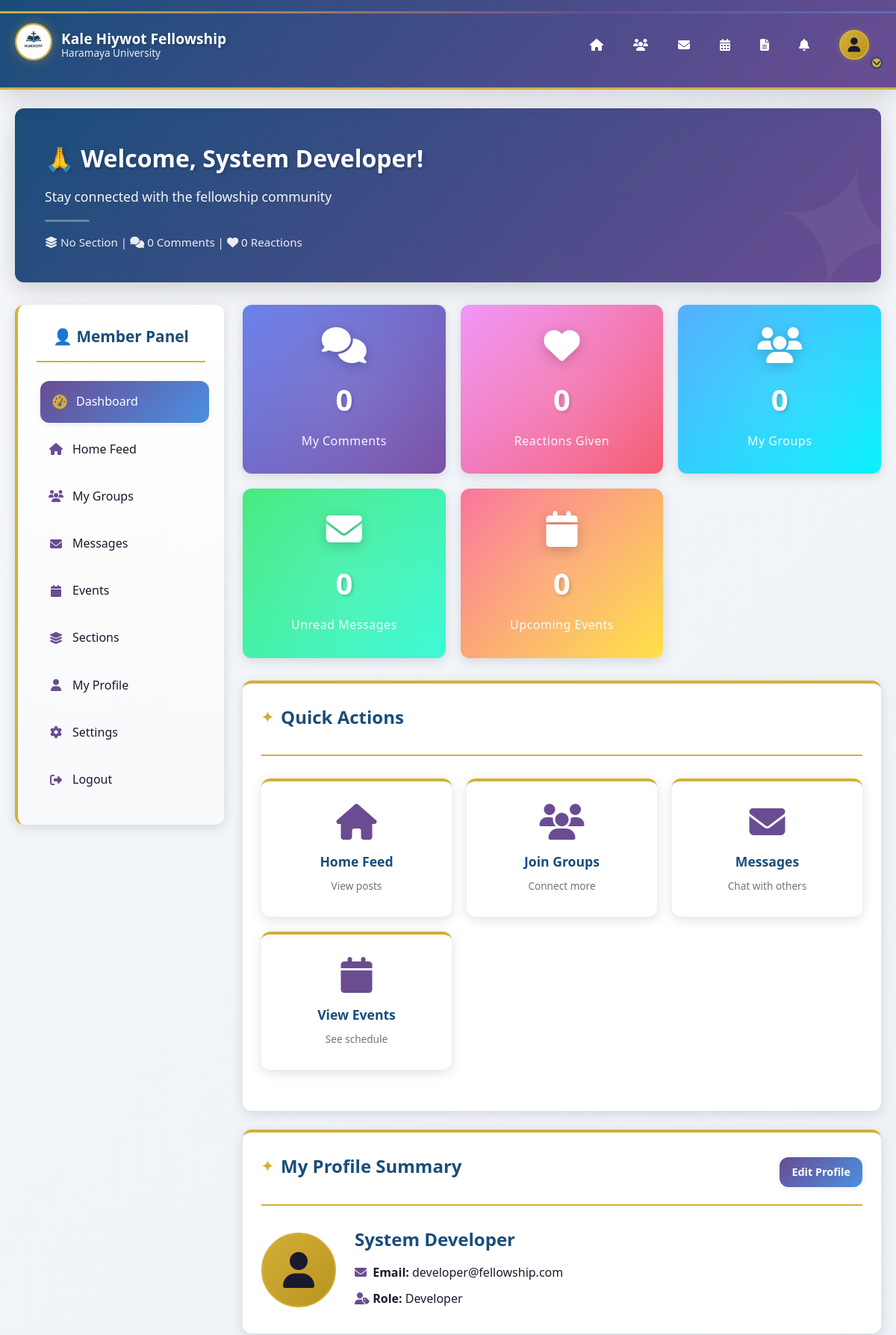
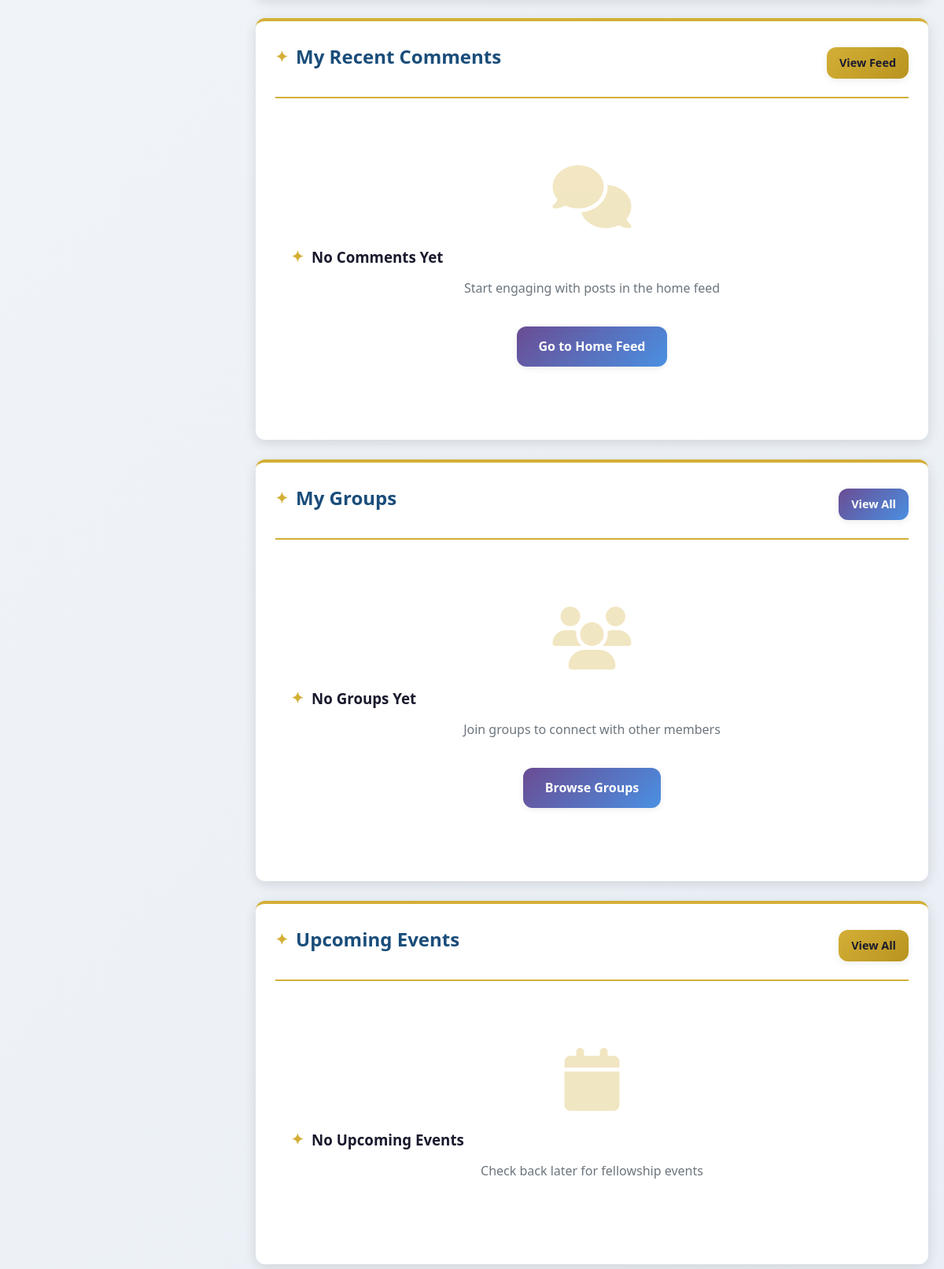
/members/dashboard.php (signed in, upper part), run on the app's committed database (2 pictures, top to bottom).
### tables this page shows
CREATE TABLE users (
    user_id INT PRIMARY KEY AUTO_INCREMENT,
    username VARCHAR(50) UNIQUE NOT NULL,
    email VARCHAR(100) UNIQUE NOT NULL,
    password VARCHAR(255) NOT NULL,
    full_name VARCHAR(100) NOT NULL,
    profile_picture VARCHAR(255) DEFAULT 'default.jpg',
    phone VARCHAR(20),
    role ENUM('developer', 'coordinator', 'fellowship_leader', 'section_leader', 'family_leader', 'member') DEFAULT 'member',
    status ENUM('pending', 'approved', 'suspended') DEFAULT 'pending',
    
     
    student_id VARCHAR(50),
    department VARCHAR(100),
    year_joined INT,
    current_year INT,
    hometown VARCHAR(100),
    
     
    section_id INT,
    family_id INT,
    join_date DATE,
    is_online BOOLEAN DEFAULT FALSE,
    last_seen DATETIME,
    
    created_at TIMESTAMP DEFAULT CURRENT_TIMESTAMP,
    updated_at TIMESTAMP DEFAULT CURRENT_TIMESTAMP ON UPDATE CURRENT_TIMESTAMP,
    
    INDEX idx_role (role),
    INDEX idx_section (section_id),
    INDEX idx_status (status)
);

### includes/functions.php (called while the page is built, shortened)
<?php
function getUnreadCount($conn, $userId) {
    $stmt = $conn->prepare("SELECT COUNT(*) as count FROM private_messages WHERE receiver_id = ? AND is_read = FALSE");
    $stmt->bind_param("i", $userId);
    $stmt->execute();
    $result = $stmt->get_result()->fetch_assoc();
    return $result['count'];
}
?>

### members/dashboard.php (the view, shortened to what this page needs)
<?php
include '../includes/header.php';
$my_comments = $conn->query("SELECT COUNT(*) as count FROM comments WHERE user_id = {$_SESSION['user_id']}")->fetch_assoc()['count'];
$my_groups = $conn->query("SELECT COUNT(*) as count FROM group_members WHERE user_id = {$_SESSION['user_id']}")->fetch_assoc()['count'];
$my_reactions = $conn->query("SELECT COUNT(*) as count FROM post_reactions WHERE user_id = {$_SESSION['user_id']}")->fetch_assoc()['count'];
$unread_messages = getUnreadCount($conn, $_SESSION['user_id']);
$upcoming_events_count = $conn->query("SELECT COUNT(*) as count FROM events WHERE event_date >= NOW()")->fetch_assoc()['count'];
$recent_comments = $conn->query("SELECT c.*, p.content as post_content, p.post_id, u.full_name as post_author
                                 FROM comments c
                                 JOIN posts p ON c.post_id = p.post_id
                                 JOIN users u ON p.user_id = u.user_id
                                 WHERE c.user_id = {$_SESSION['user_id']}
                                 ORDER BY c.created_at DESC LIMIT 5");
$my_groups_list = $conn->query("SELECT g.*,
                                (SELECT COUNT(*) FROM group_members WHERE group_id = g.group_id) as member_count
                                FROM groups g
                                JOIN group_members gm ON g.group_id = gm.group_id
                                WHERE gm.user_id = {$_SESSION['user_id']}
                                ORDER BY g.created_at DESC LIMIT 6");
$upcoming_events = $conn->query("SELECT * FROM events WHERE event_date >= NOW() ORDER BY event_date LIMIT 5");
$user_info = $conn->query("SELECT u.*, s.section_name FROM users u
                           LEFT JOIN sections s ON u.section_id = s.section_id
                           WHERE u.user_id = {$_SESSION['user_id']}")->fetch_assoc();
?>
<main style="padding: 25px 0;">
    <div class="container">
        <div class="dashboard-welcome">
            <h2>🙏 Welcome, <?php echo $_SESSION['full_name']; ?>!</h2>
            <p>Stay connected with the fellowship community</p>
            <div class="spiritual-divider" style="background: rgba(255,255,255,0.3); margin: 15px 0;"></div>
            <p style="font-size: 0.95rem; opacity: 0.9;">
                <i class="fas fa-layer-group"></i> <?php echo $user_info['section_name'] ?? 'No Section'; ?> |
                <i class="fas fa-comments"></i> <?php echo $my_comments; ?> Comments |
                <i class="fas fa-heart"></i> <?php echo $my_reactions; ?> Reactions
            </p>
        </div>
        <div class="dashboard">
            <aside class="sidebar">
                <h3>👤 Member Panel</h3>
                <ul class="sidebar-menu">
                    <li><a href="dashboard.php" class="active"><i class="fas fa-tachometer-alt"></i> Dashboard</a></li>
                    <li><a href="../home.php"><i class="fas fa-home"></i> Home Feed</a></li>
                    <li><a href="../groups.php"><i class="fas fa-users"></i> My Groups</a></li>
                    <li><a href="../messages.php"><i class="fas fa-envelope"></i> Messages
                    </a></li>
                    <li><a href="../events.php"><i class="fas fa-calendar"></i> Events</a></li>
                    <li><a href="../sections.php"><i class="fas fa-layer-group"></i> Sections</a></li>
                    <li><a href="../profile.php"><i class="fas fa-user"></i> My Profile</a></li>
                    <li><a href="../settings.php"><i class="fas fa-cog"></i> Settings</a></li>
                    <li><a href="../logout.php"><i class="fas fa-sign-out-alt"></i> Logout</a></li>
                </ul>
            </aside>
            <div class="main-content">
                <div style="display: grid; grid-template-columns: repeat(auto-fit, minmax(200px, 1fr)); gap: 20px; margin-bottom: 30px;">
                    <div class="stat-card" style="background: linear-gradient(135deg, #667eea 0%, #764ba2 100%);">
                        <i class="fas fa-comments"></i>
                        <h3><?php echo $my_comments; ?></h3>
                        <p>My Comments</p>
                    </div>
                    <div class="stat-card" style="background: linear-gradient(135deg, #f093fb 0%, #f5576c 100%);">
                        <i class="fas fa-heart"></i>
                        <h3><?php echo $my_reactions; ?></h3>
                        <p>Reactions Given</p>
                    </div>
                    <div class="stat-card" style="background: linear-gradient(135deg, #4facfe 0%, #00f2fe 100%);">
                        <i class="fas fa-users"></i>
                        <h3><?php echo $my_groups; ?></h3>
                        <p>My Groups</p>
                    </div>
                    <div class="stat-card" style="background: linear-gradient(135deg, #43e97b 0%, #38f9d7 100%);">
                        <i class="fas fa-envelope"></i>
                        <h3><?php echo $unread_messages; ?></h3>
                        <p>Unread Messages</p>
                    </div>
                    <div class="stat-card" style="background: linear-gradient(135deg, #fa709a 0%, #fee140 100%);">
                        <i class="fas fa-calendar"></i>
                        <h3><?php echo $upcoming_events_count; ?></h3>
                        <p>Upcoming Events</p>
                    </div>
                </div>
                <div class="card">
                    <div class="section-header">
                        <h3>Quick Actions</h3>
                    </div>
                    <div class="quick-actions">
                        <a href="../home.php" class="quick-action-btn">
                            <i class="fas fa-home"></i>
                            <h4>Home Feed</h4>
                            <p style="font-size: 0.85rem; color: var(--gray); margin-top: 5px;">View posts</p>
                        </a>
                        <a href="../groups.php" class="quick-action-btn">
                            <i class="fas fa-users"></i>
                            <h4>Join Groups</h4>
                            <p style="font-size: 0.85rem; color: var(--gray); margin-top: 5px;">Connect more</p>
                        </a>
                        <a href="../messages.php" class="quick-action-btn">
                            <i class="fas fa-envelope"></i>
                            <h4>Messages</h4>
                            <p style="font-size: 0.85rem; color: var(--gray); margin-top: 5px;">Chat with others</p>
                        </a>
                        <a href="../events.php" class="quick-action-btn">
                            <i class="fas fa-calendar"></i>
                            <h4>View Events</h4>
                            <p style="font-size: 0.85rem; color: var(--gray); margin-top: 5px;">See schedule</p>
                        </a>
                    </div>
                </div>
                <div class="card">
                    <div class="section-header">
                        <h3>My Profile Summary</h3>
                        <a href="../profile.php" class="btn btn-primary" style="padding: 8px 16px; font-size: 0.9rem;">Edit Profile</a>
                    </div>
                    <div style="display: grid; grid-template-columns: auto 1fr; gap: 25px; align-items: center;">
                        <?php if (!empty($user_info['profile_picture']) && $user_info['profile_picture'] !== 'default.jpg' && file_exists("../uploads/profiles/{$user_info['profile_picture']}")): ?>
                        <img src="../uploads/profiles/<?php echo $user_info['profile_picture']; ?>" alt="Profile" style="width: 100px; height: 100px; border-radius: 50%; object-fit: cover; border: 3px solid var(--spiritual-gold); box-shadow: var(--shadow-md);">
                        <?php else: ?>
                        <div class="profile-pic-default-large" style="width: 100px; height: 100px;">
                            <i class="fas fa-user" style="font-size: 3rem;"></i>
                        </div>
                        <?php endif; ?>
                        <div>
                            <h4 style="font-size: 1.5rem; color: var(--primary-color); margin-bottom: 10px;"><?php echo $user_info['full_name']; ?></h4>
                            <p style="margin-bottom: 8px;"><i class="fas fa-envelope" style="color: var(--spiritual-purple); width: 20px;"></i> <strong>Email:</strong> <?php echo $user_info['email']; ?></p>
                            <p style="margin-bottom: 8px;"><i class="fas fa-user-tag" style="color: var(--spiritual-purple); width: 20px;"></i> <strong>Role:</strong> <?php echo ucfirst(str_replace('_', ' ', $user_info['role'])); ?></p>
                        </div>
                    </div>
                </div>
                <div class="card">
                    <div class="section-header">
                        <h3>My Recent Comments</h3>
                        <a href="../home.php" class="btn btn-gold" style="padding: 8px 16px; font-size: 0.9rem;">View Feed</a>
                    </div>
                    <?php if ($recent_comments->num_rows > 0): ?>
                    <div style="display: grid; gap: 15px;">
                        <?php while ($comment = $recent_comments->fetch_assoc()): ?>
                        <div style="padding: 15px; background: #f8f9fa; border-radius: var(--border-radius); border-left: 4px solid var(--spiritual-blue);">
                            <div style="margin-bottom: 10px;">
                                <span style="font-size: 0.85rem; color: var(--gray);">
                                    Commented on <strong style="color: var(--primary-color);"><?php echo $comment['post_author']; ?>'s</strong> post
                                </span>
                                <span style="float: right; font-size: 0.85rem; color: var(--gray);"><?php echo timeAgo($comment['created_at']); ?></span>
                            </div>
                            <p style="color: var(--dark-color); margin-bottom: 8px; font-style: italic;">"<?php echo substr($comment['comment_text'], 0, 100) . (strlen($comment['comment_text']) > 100 ? '...' : ''); ?>"</p>
                            <p style="font-size: 0.85rem; color: var(--gray); padding: 10px; background: white; border-radius: 6px;">
                                <strong>Post:</strong> <?php echo substr($comment['post_content'], 0, 80) . '...'; ?>
                            </p>
                        </div>
                        <?php endwhile; ?>
                    </div>
                    <?php else: ?>
                    <div class="empty-state">
                        <i class="fas fa-comments"></i>
                        <h3>No Comments Yet</h3>
                        <p>Start engaging with posts in the home feed</p>
                        <a href="../home.php" class="btn btn-primary" style="margin-top: 15px;">Go to Home Feed</a>
                    </div>
                    <?php endif; ?>
                </div>
                <div class="card">
                    <div class="section-header">
                        <h3>My Groups</h3>
                        <a href="../groups.php" class="btn btn-primary" style="padding: 8px 16px; font-size: 0.9rem;">View All</a>
                    </div>
                    <?php if ($my_groups_list->num_rows > 0): ?>
                    <div style="display: grid; grid-template-columns: repeat(auto-fit, minmax(250px, 1fr)); gap: 15px;">
                        <?php while ($group = $my_groups_list->fetch_assoc()): ?>
                        <div style="padding: 20px; background: linear-gradient(135deg, #f8f9fa, #e9ecef); border-radius: var(--border-radius); border-top: 3px solid var(--spiritual-gold);">
                            <h4 style="color: var(--primary-color); margin-bottom: 8px;"><?php echo $group['group_name']; ?></h4>
                            <p style="font-size: 0.85rem; color: var(--gray); margin-bottom: 10px;"><?php echo substr($group['description'], 0, 80) . '...'; ?></p>
                            <div style="display: flex; justify-content: space-between; align-items: center;">
                                <span style="font-size: 0.85rem; color: var(--gray);">
                                    <i class="fas fa-users"></i> <?php echo $group['member_count']; ?> members
                                </span>
                                <span class="status-badge" style="font-size: 0.75rem;">
                                    <?php echo ucfirst($group['group_type']); ?>
                                </span>
                            </div>
                        </div>
                        <?php endwhile; ?>
                    </div>
                    <?php else: ?>
                    <div class="empty-state">
                        <i class="fas fa-users"></i>
                        <h3>No Groups Yet</h3>
                        <p>Join groups to connect with other members</p>
                        <a href="../groups.php" class="btn btn-primary" style="margin-top: 15px;">Browse Groups</a>
                    </div>
                    <?php endif; ?>
                </div>
                <div class="card">
                    <div class="section-header">
                        <h3>Upcoming Events</h3>
                        <a href="../events.php" class="btn btn-gold" style="padding: 8px 16px; font-size: 0.9rem;">View All</a>
                    </div>
                    <?php if ($upcoming_events->num_rows > 0): ?>
                    <div style="display: grid; gap: 12px;">
                        <?php while ($event = $upcoming_events->fetch_assoc()): ?>
                        <div style="padding: 15px; background: #f8f9fa; border-radius: var(--border-radius); border-left: 4px solid var(--spiritual-gold);">
                            <h4 style="color: var(--primary-color); margin-bottom: 8px;"><?php echo $event['title']; ?></h4>
                            <p style="font-size: 0.9rem; color: var(--gray); margin-bottom: 8px;">
                                <i class="fas fa-calendar"></i> <?php echo date('M d, Y - h:i A', strtotime($event['event_date'])); ?>
                            </p>
                            <p style="font-size: 0.9rem; color: var(--gray);">
                                <i class="fas fa-map-marker-alt"></i> <?php echo $event['location']; ?>
                            </p>
                        </div>
                        <?php endwhile; ?>
                    </div>
                    <?php else: ?>
                    <div class="empty-state">
                        <i class="fas fa-calendar"></i>
                        <h3>No Upcoming Events</h3>
                        <p>Check back later for fellowship events</p>
                    </div>
                    <?php endif; ?>
                </div>
            </div>
        </div>
    </div>
</main>
<?php include '../includes/footer.php'; ?>

### data on the page
users: full_name "System Developer", email "developer@fellowship.com", role "Developer"

### other printed values
$_SESSION['full_name'] "System Developer"
$user_info['section_name'] "No Section"
$my_comments "0"
$my_reactions "0"
$my_groups "0"
$unread_messages "0"
$upcoming_events_count "0"
